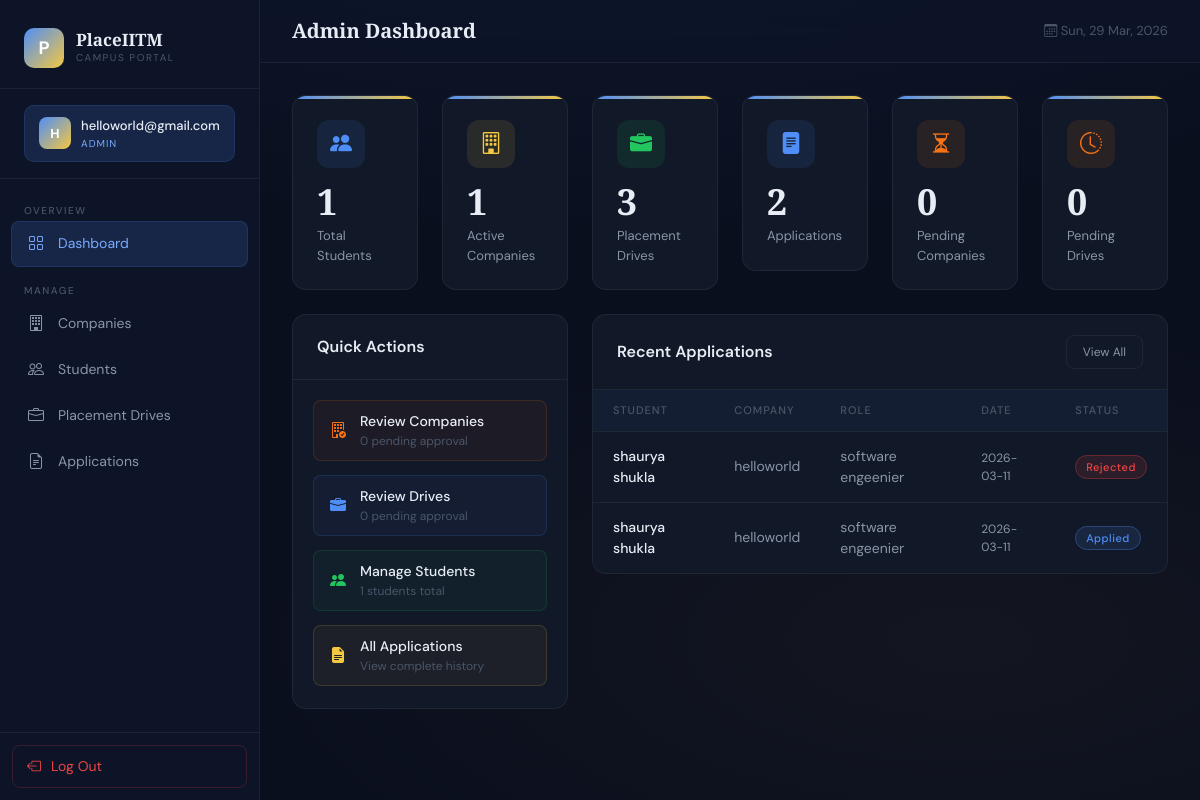
The page /admin/dashboard (signed in) on the database its author committed.
### tables this page shows
CREATE TABLE companies (
            id INTEGER PRIMARY KEY AUTOINCREMENT,
            company_name TEXT NOT NULL,
            email TEXT UNIQUE NOT NULL,
            password TEXT NOT NULL,
            hr_contact TEXT,
            website TEXT,
            industry TEXT,
            description TEXT,
            approval_status TEXT DEFAULT 'pending',
            created_at DATETIME DEFAULT CURRENT_TIMESTAMP
        );

CREATE TABLE applications (
            id INTEGER PRIMARY KEY AUTOINCREMENT,
            student_id INTEGER NOT NULL,
            drive_id INTEGER NOT NULL,
            status TEXT DEFAULT 'applied',
            applied_date TEXT,
            FOREIGN KEY (student_id) REFERENCES students(id) ON DELETE CASCADE,
            FOREIGN KEY (drive_id) REFERENCES placement_drives(id) ON DELETE CASCADE,
            UNIQUE(student_id, drive_id)
        );

CREATE TABLE students (
            id INTEGER PRIMARY KEY AUTOINCREMENT,
            name TEXT NOT NULL,
            email TEXT UNIQUE NOT NULL,
            password TEXT NOT NULL,
            roll_no TEXT UNIQUE,
            branch TEXT,
            cgpa REAL DEFAULT 0.0,
            phone TEXT,
            bio TEXT,
            skills TEXT,
            resume TEXT,
            is_blacklisted INTEGER DEFAULT 0,
            created_at DATETIME DEFAULT CURRENT_TIMESTAMP
        );

CREATE TABLE placement_drives (
            id INTEGER PRIMARY KEY AUTOINCREMENT,
            company_id INTEGER NOT NULL,
            job_title TEXT NOT NULL,
            job_description TEXT,
            eligibility_criteria TEXT,
            application_deadline TEXT,
            package TEXT,
            location TEXT,
            status TEXT DEFAULT 'pending',
            created_at DATETIME DEFAULT CURRENT_TIMESTAMP,
            FOREIGN KEY (company_id) REFERENCES companies(id) ON DELETE CASCADE
        );

### app.py (the view)
@app.route('/admin/dashboard')
@login_required
@admin_required
def admin_dashboard():
    db = get_db()
    stats = {
        'students': db.execute('SELECT COUNT(*) FROM students').fetchone()[0],
        'companies': db.execute("SELECT COUNT(*) FROM companies WHERE approval_status='approved'").fetchone()[0],
        'drives': db.execute('SELECT COUNT(*) FROM placement_drives').fetchone()[0],
        'applications': db.execute('SELECT COUNT(*) FROM applications').fetchone()[0],
        'pending_companies': db.execute("SELECT COUNT(*) FROM companies WHERE approval_status='pending'").fetchone()[0],
        'pending_drives': db.execute("SELECT COUNT(*) FROM placement_drives WHERE status='pending'").fetchone()[0],
    }
    recent_apps = db.execute('''SELECT a.id, s.name as student_name, c.company_name, pd.job_title, a.status, a.applied_date
                                FROM applications a
                                JOIN students s ON a.student_id=s.id
                                JOIN placement_drives pd ON a.drive_id=pd.id
                                JOIN companies c ON pd.company_id=c.id
                                ORDER BY a.applied_date DESC LIMIT 5''').fetchall()
    return render_template('admin/dashboard.html', stats=stats, recent_apps=recent_apps)

### database.py (called while the page is built)
def get_db():
    db = sqlite3.connect(DATABASE)
    db.row_factory = sqlite3.Row
    db.execute("PRAGMA foreign_keys = ON")
    return db

### utils.py (called while the page is built)
def login_required(f):
    @wraps(f)
    def decorated(*args, **kwargs):
        if 'user_id' not in session:
            flash('Please log in to continue.', 'warning')
            return redirect(url_for('login'))
        return f(*args, **kwargs)
    return decorated

def admin_required(f):
    @wraps(f)
    def decorated(*args, **kwargs):
        if session.get('role') != 'admin':
            flash('Admin access required.', 'danger')
            return redirect(url_for('login'))
        return f(*args, **kwargs)
    return decorated

### templates/admin/dashboard.html (shortened to what this page needs)
{% extends 'base.html' %}
{% block page_title %}Admin Dashboard{% endblock %}
{% block content %}
<div class="row g-4 mb-4">
    <div class="col-sm-6 col-xl-2">
        <div class="stat-card">
            <div class="stat-icon blue"><i class="bi bi-people-fill"></i></div>
            <div class="stat-value">{{ stats.students }}</div>
            <div class="stat-label">Total Students</div>
        </div>
    </div>
    <div class="col-sm-6 col-xl-2">
        <div class="stat-card">
            <div class="stat-icon gold"><i class="bi bi-building"></i></div>
            <div class="stat-value">{{ stats.companies }}</div>
            <div class="stat-label">Active Companies</div>
        </div>
    </div>
    <div class="col-sm-6 col-xl-2">
        <div class="stat-card">
            <div class="stat-icon green"><i class="bi bi-briefcase-fill"></i></div>
            <div class="stat-value">{{ stats.drives }}</div>
            <div class="stat-label">Placement Drives</div>
        </div>
    </div>
    <div class="col-sm-6 col-xl-2">
        <div class="stat-card">
            <div class="stat-icon blue"><i class="bi bi-file-text-fill"></i></div>
            <div class="stat-value">{{ stats.applications }}</div>
            <div class="stat-label">Applications</div>
        </div>
    </div>
    <div class="col-sm-6 col-xl-2">
        <div class="stat-card">
            <div class="stat-icon orange"><i class="bi bi-hourglass-split"></i></div>
            <div class="stat-value">{{ stats.pending_companies }}</div>
            <div class="stat-label">Pending Companies</div>
        </div>
    </div>
    <div class="col-sm-6 col-xl-2">
        <div class="stat-card">
            <div class="stat-icon orange"><i class="bi bi-clock-history"></i></div>
            <div class="stat-value">{{ stats.pending_drives }}</div>
            <div class="stat-label">Pending Drives</div>
        </div>
    </div>
</div>
<div class="row g-4">
    <div class="col-lg-4">
        <div class="data-card h-100">
            <div class="data-card-header">
                <div class="data-card-title">Quick Actions</div>
            </div>
            <div style="padding:20px;display:flex;flex-direction:column;gap:12px">
                <a href="{{ url_for('admin_companies') }}?filter=pending" class="nav-item-link" style="background:rgba(249,115,22,0.05);border:1px solid rgba(249,115,22,0.15)">
                    <i class="bi bi-building-check" style="color:var(--orange)"></i>
                    <div>
                        <div style="font-size:14px;color:var(--text-primary);font-weight:500">Review Companies</div>
                        <div style="font-size:12px;color:var(--text-muted)">{{ stats.pending_companies }} pending approval</div>
                    </div>
                </a>
                <a href="{{ url_for('admin_drives') }}" class="nav-item-link" style="background:rgba(79,142,247,0.05);border:1px solid rgba(79,142,247,0.15)">
                    <i class="bi bi-briefcase-fill" style="color:var(--accent)"></i>
                    <div>
                        <div style="font-size:14px;color:var(--text-primary);font-weight:500">Review Drives</div>
                        <div style="font-size:12px;color:var(--text-muted)">{{ stats.pending_drives }} pending approval</div>
                    </div>
                </a>
                <a href="{{ url_for('admin_students') }}" class="nav-item-link" style="background:rgba(34,197,94,0.05);border:1px solid rgba(34,197,94,0.15)">
                    <i class="bi bi-people-fill" style="color:var(--green)"></i>
                    <div>
                        <div style="font-size:14px;color:var(--text-primary);font-weight:500">Manage Students</div>
                        <div style="font-size:12px;color:var(--text-muted)">{{ stats.students }} students total</div>
                    </div>
                </a>
                <a href="{{ url_for('admin_applications') }}" class="nav-item-link" style="background:rgba(245,200,66,0.05);border:1px solid rgba(245,200,66,0.15)">
                    <i class="bi bi-file-earmark-text-fill" style="color:var(--gold)"></i>
                    <div>
                        <div style="font-size:14px;color:var(--text-primary);font-weight:500">All Applications</div>
                        <div style="font-size:12px;color:var(--text-muted)">View complete history</div>
                    </div>
                </a>
            </div>
        </div>
    </div>
    <div class="col-lg-8">
        <div class="data-card">
            <div class="data-card-header">
                <div class="data-card-title">Recent Applications</div>
                <a href="{{ url_for('admin_applications') }}" class="btn-ghost" style="font-size:12px">View All</a>
            </div>
            {% if recent_apps %}
            <table class="custom-table">
                <thead>
                    <tr>
                        <th>Student</th>
                        <th>Company</th>
                        <th>Role</th>
                        <th>Date</th>
                        <th>Status</th>
                    </tr>
                </thead>
                <tbody>
                    {% for app in recent_apps %}
                    <tr>
                        <td style="color:var(--text-primary);font-weight:500">{{ app.student_name }}</td>
                        <td>{{ app.company_name }}</td>
                        <td>{{ app.job_title }}</td>
                        <td style="font-size:12px">{{ app.applied_date }}</td>
                        <td><span class="badge-custom badge-{{ app.status }}">{{ app.status.title() }}</span></td>
                    </tr>
                    {% endfor %}
                </tbody>
            </table>
            {% else %}
            <div style="padding:40px;text-align:center;color:var(--text-muted)">
                <i class="bi bi-inbox" style="font-size:40px;display:block;margin-bottom:12px"></i>
                No applications yet
            </div>
            {% endif %}
        </div>
    </div>
</div>
{% endblock %}

### templates/base.html (shortened to what this page needs)
<!DOCTYPE html>
<html lang="en">
<head>
    <link href="https://cdn.jsdelivr.net/npm/bootstrap@5.3.0/dist/css/bootstrap.min.css" rel="stylesheet">
    <link rel="stylesheet" href="https://cdn.jsdelivr.net/npm/bootstrap-icons@1.11.0/font/bootstrap-icons.css">
    <link rel="stylesheet" href="{{ url_for('static', filename='css/style.css') }}">
</head>
<body>
    {% if session.user_id %}
    <nav class="sidebar">
        <div class="sidebar-brand">
            <a href="/" class="brand-logo">
                <div class="brand-icon">P</div>
                <div class="brand-text">
                    <span class="brand-name">PlaceIITM</span>
                    <span class="brand-sub">Campus Portal</span>
                </div>
            </a>
        </div>
        <div class="sidebar-user">
            <div class="user-pill">
                <div class="user-avatar">{{ session.name[0].upper() }}</div>
                <div class="user-info">
                    <div class="user-name">{{ session.name[:20] }}</div>
                    <div class="user-role">{{ session.role }}</div>
                </div>
            </div>
        </div>
        <div class="sidebar-nav">
            {% if session.role == 'admin' %}
            <div class="nav-section-label">Overview</div>
            <a href="{{ url_for('admin_dashboard') }}" class="nav-item-link {% if request.endpoint == 'admin_dashboard' %}active{% endif %}">
                <i class="bi bi-grid"></i> Dashboard
            </a>
            <div class="nav-section-label" style="margin-top:8px">Manage</div>
            <a href="{{ url_for('admin_companies') }}" class="nav-item-link {% if request.endpoint == 'admin_companies' %}active{% endif %}">
                <i class="bi bi-building"></i> Companies
            </a>
            <a href="{{ url_for('admin_students') }}" class="nav-item-link {% if request.endpoint == 'admin_students' %}active{% endif %}">
                <i class="bi bi-people"></i> Students
            </a>
            <a href="{{ url_for('admin_drives') }}" class="nav-item-link {% if request.endpoint == 'admin_drives' %}active{% endif %}">
                <i class="bi bi-briefcase"></i> Placement Drives
            </a>
            <a href="{{ url_for('admin_applications') }}" class="nav-item-link {% if request.endpoint == 'admin_applications' %}active{% endif %}">
                <i class="bi bi-file-earmark-text"></i> Applications
            </a>
            {% endif %}
        </div>
        <div class="sidebar-footer">
            <form action="{{ url_for('logout') }}" method="get">
                <button type="submit" class="logout-btn">
                    <i class="bi bi-box-arrow-left"></i> Log Out
                </button>
            </form>
        </div>
    </nav>
    <div class="main-wrapper">
        <div class="topbar">
            <div class="topbar-title">{% block page_title %}Dashboard{% endblock %}</div>
            <div class="topbar-right">
                <span style="font-size:13px; color: var(--text-muted);">
                    <i class="bi bi-calendar3"></i>
                    <span id="current-date"></span>
                </span>
            </div>
        </div>
        <div class="content-area">
            {% block content %}{% endblock %}
        </div>
    </div>
    {% else %}
    <div class="public-layout">
        {% block public_content %}{% endblock %}
    </div>
    {% endif %}
</body>
</html>

### rows shown on the page
companies: email "helloworld@gmail.com"
applications: student_name "shaurya shukla", company_name "helloworld", job_title "software engeenier", applied_date "2026-03-11", status "Rejected"
applications: student_name "shaurya shukla", company_name "helloworld", job_title "software engeenier", applied_date "2026-03-11", status "Applied"

### other values the page prints
{{ session.name[0].upper() }} "H"
{{ session.role }} "ADMIN"
{{ stats.students }} "1"
{{ stats.companies }} "1"
{{ stats.drives }} "3"
{{ stats.applications }} "2"
{{ stats.pending_companies }} "0"
{{ stats.pending_drives }} "0"
